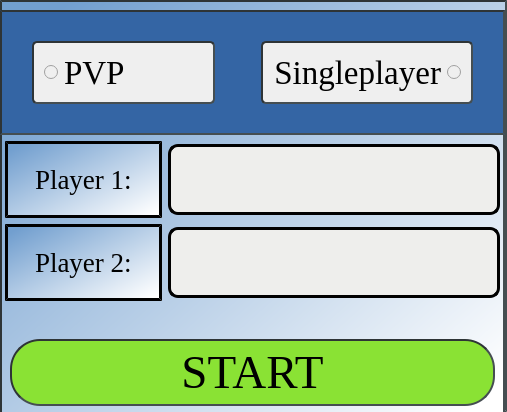
<?xml version="1.0" encoding="UTF-8"?>
<ui version="4.0">
 <class>Dialog</class>
 <widget class="QDialog" name="Dialog">
  <property name="geometry">
   <rect>
    <x>0</x>
    <y>0</y>
    <width>507</width>
    <height>412</height>
   </rect>
  </property>
  <property name="windowTitle">
   <string>Dialog</string>
  </property>
  <property name="styleSheet">
   <string notr="true">padding: 20px;
background-color:qlineargradient(spread:pad, x1:0.08, y1:0.063, x2:0.99, y2:0.903, stop:0 rgba(114, 159, 207, 255), stop:1 rgba(255, 255, 255, 255));
border-style:inset;
border-width: 2px;
border-color: rgb(46, 52, 54)</string>
  </property>
  <widget class="QWidget" name="verticalLayoutWidget">
   <property name="geometry">
    <rect>
     <x>0</x>
     <y>10</y>
     <width>505</width>
     <height>416</height>
    </rect>
   </property>
   <layout class="QVBoxLayout" name="vbBox" stretch="0,0,0,0,0">
    <property name="bottomMargin">
     <number>5</number>
    </property>
    <item>
     <widget class="QFrame" name="hbTop_2">
      <property name="styleSheet">
       <string notr="true">background-color: rgb(52, 101, 164);</string>
      </property>
      <layout class="QHBoxLayout" name="hbTop" stretch="2,0,0">
       <property name="leftMargin">
        <number>10</number>
       </property>
       <property name="rightMargin">
        <number>10</number>
       </property>
       <item>
        <widget class="QRadioButton" name="rbPVP">
         <property name="sizePolicy">
          <sizepolicy hsizetype="MinimumExpanding" vsizetype="Maximum">
           <horstretch>0</horstretch>
           <verstretch>0</verstretch>
          </sizepolicy>
         </property>
         <property name="palette">
          <palette>
           <active>
            <colorrole role="Button">
             <brush brushstyle="SolidPattern">
              <color alpha="255">
               <red>239</red>
               <green>239</green>
               <blue>239</blue>
              </color>
             </brush>
            </colorrole>
            <colorrole role="Base">
             <brush brushstyle="SolidPattern">
              <color alpha="255">
               <red>239</red>
               <green>239</green>
               <blue>239</blue>
              </color>
             </brush>
            </colorrole>
            <colorrole role="Window">
             <brush brushstyle="SolidPattern">
              <color alpha="255">
               <red>239</red>
               <green>239</green>
               <blue>239</blue>
              </color>
             </brush>
            </colorrole>
           </active>
           <inactive>
            <colorrole role="Button">
             <brush brushstyle="SolidPattern">
              <color alpha="255">
               <red>239</red>
               <green>239</green>
               <blue>239</blue>
              </color>
             </brush>
            </colorrole>
            <colorrole role="Base">
             <brush brushstyle="SolidPattern">
              <color alpha="255">
               <red>239</red>
               <green>239</green>
               <blue>239</blue>
              </color>
             </brush>
            </colorrole>
            <colorrole role="Window">
             <brush brushstyle="SolidPattern">
              <color alpha="255">
               <red>239</red>
               <green>239</green>
               <blue>239</blue>
              </color>
             </brush>
            </colorrole>
           </inactive>
           <disabled>
            <colorrole role="Button">
             <brush brushstyle="SolidPattern">
              <color alpha="255">
               <red>239</red>
               <green>239</green>
               <blue>239</blue>
              </color>
             </brush>
            </colorrole>
            <colorrole role="Base">
             <brush brushstyle="SolidPattern">
              <color alpha="255">
               <red>239</red>
               <green>239</green>
               <blue>239</blue>
              </color>
             </brush>
            </colorrole>
            <colorrole role="Window">
             <brush brushstyle="SolidPattern">
              <color alpha="255">
               <red>239</red>
               <green>239</green>
               <blue>239</blue>
              </color>
             </brush>
            </colorrole>
           </disabled>
          </palette>
         </property>
         <property name="font">
          <font>
           <family>Times New Roman</family>
           <pointsize>25</pointsize>
          </font>
         </property>
         <property name="styleSheet">
          <string notr="true">QRadioButton{
	background-color: rgb(239, 239, 239);
  	border-radius: 5px;
	padding: 10px;
}</string>
         </property>
         <property name="text">
          <string>PVP</string>
         </property>
        </widget>
       </item>
       <item>
        <spacer name="spTop">
         <property name="orientation">
          <enum>Qt::Horizontal</enum>
         </property>
         <property name="sizeType">
          <enum>QSizePolicy::Ignored</enum>
         </property>
         <property name="sizeHint" stdset="0">
          <size>
           <width>40</width>
           <height>20</height>
          </size>
         </property>
        </spacer>
       </item>
       <item>
        <widget class="QRadioButton" name="rbSinglePlayer">
         <property name="enabled">
          <bool>true</bool>
         </property>
         <property name="sizePolicy">
          <sizepolicy hsizetype="Preferred" vsizetype="Fixed">
           <horstretch>0</horstretch>
           <verstretch>0</verstretch>
          </sizepolicy>
         </property>
         <property name="palette">
          <palette>
           <active>
            <colorrole role="Button">
             <brush brushstyle="SolidPattern">
              <color alpha="255">
               <red>239</red>
               <green>239</green>
               <blue>239</blue>
              </color>
             </brush>
            </colorrole>
            <colorrole role="Base">
             <brush brushstyle="SolidPattern">
              <color alpha="255">
               <red>239</red>
               <green>239</green>
               <blue>239</blue>
              </color>
             </brush>
            </colorrole>
            <colorrole role="Window">
             <brush brushstyle="SolidPattern">
              <color alpha="255">
               <red>239</red>
               <green>239</green>
               <blue>239</blue>
              </color>
             </brush>
            </colorrole>
           </active>
           <inactive>
            <colorrole role="Button">
             <brush brushstyle="SolidPattern">
              <color alpha="255">
               <red>239</red>
               <green>239</green>
               <blue>239</blue>
              </color>
             </brush>
            </colorrole>
            <colorrole role="Base">
             <brush brushstyle="SolidPattern">
              <color alpha="255">
               <red>239</red>
               <green>239</green>
               <blue>239</blue>
              </color>
             </brush>
            </colorrole>
            <colorrole role="Window">
             <brush brushstyle="SolidPattern">
              <color alpha="255">
               <red>239</red>
               <green>239</green>
               <blue>239</blue>
              </color>
             </brush>
            </colorrole>
           </inactive>
           <disabled>
            <colorrole role="Button">
             <brush brushstyle="SolidPattern">
              <color alpha="255">
               <red>239</red>
               <green>239</green>
               <blue>239</blue>
              </color>
             </brush>
            </colorrole>
            <colorrole role="Base">
             <brush brushstyle="SolidPattern">
              <color alpha="255">
               <red>239</red>
               <green>239</green>
               <blue>239</blue>
              </color>
             </brush>
            </colorrole>
            <colorrole role="Window">
             <brush brushstyle="SolidPattern">
              <color alpha="255">
               <red>239</red>
               <green>239</green>
               <blue>239</blue>
              </color>
             </brush>
            </colorrole>
           </disabled>
          </palette>
         </property>
         <property name="font">
          <font>
           <family>Times New Roman</family>
           <pointsize>25</pointsize>
          </font>
         </property>
         <property name="layoutDirection">
          <enum>Qt::RightToLeft</enum>
         </property>
         <property name="styleSheet">
          <string notr="true">QRadioButton{
	background-color: rgb(239, 239, 239);
  	border-radius: 5px;
	padding: 10px;
}</string>
         </property>
         <property name="text">
          <string>Singleplayer</string>
         </property>
        </widget>
       </item>
      </layout>
     </widget>
    </item>
    <item>
     <layout class="QHBoxLayout" name="hbCenterTop">
      <property name="leftMargin">
       <number>5</number>
      </property>
      <property name="rightMargin">
       <number>5</number>
      </property>
      <item>
       <widget class="QLabel" name="lbPrvi">
        <property name="font">
         <font>
          <family>Times New Roman</family>
          <pointsize>20</pointsize>
         </font>
        </property>
        <property name="styleSheet">
         <string notr="true">border-style: inset;
border-color: rgb(0, 0, 0);
border-width: 3px;</string>
        </property>
        <property name="text">
         <string>Player 1:</string>
        </property>
       </widget>
      </item>
      <item>
       <widget class="QLineEdit" name="lnPrvi">
        <property name="font">
         <font>
          <family>Times New Roman</family>
          <pointsize>15</pointsize>
         </font>
        </property>
        <property name="styleSheet">
         <string notr="true">background-color: rgb(238, 238, 236);
border-radius: 10px;
border-style: inset;
border-width: 3px;
border-color: rgb(0, 0, 0);</string>
        </property>
       </widget>
      </item>
     </layout>
    </item>
    <item>
     <layout class="QHBoxLayout" name="hbCenterBottom">
      <property name="leftMargin">
       <number>5</number>
      </property>
      <property name="rightMargin">
       <number>5</number>
      </property>
      <item>
       <widget class="QLabel" name="lbDrugi">
        <property name="font">
         <font>
          <family>Times New Roman</family>
          <pointsize>20</pointsize>
         </font>
        </property>
        <property name="styleSheet">
         <string notr="true">border-style: inset;
border-color: rgb(0, 0, 0);
border-width: 3px;</string>
        </property>
        <property name="text">
         <string>Player 2:</string>
        </property>
       </widget>
      </item>
      <item>
       <widget class="QLineEdit" name="lnDrugi">
        <property name="font">
         <font>
          <family>Times New Roman</family>
          <pointsize>15</pointsize>
         </font>
        </property>
        <property name="styleSheet">
         <string notr="true">background-color: rgb(238, 238, 236);
border-radius: 10px;
border-style: inset;
border-width: 3px;
border-color: rgb(0, 0, 0);</string>
        </property>
       </widget>
      </item>
     </layout>
    </item>
    <item>
     <spacer name="verticalSpacer">
      <property name="orientation">
       <enum>Qt::Vertical</enum>
      </property>
      <property name="sizeType">
       <enum>QSizePolicy::Expanding</enum>
      </property>
      <property name="sizeHint" stdset="0">
       <size>
        <width>20</width>
        <height>40</height>
       </size>
      </property>
     </spacer>
    </item>
    <item>
     <layout class="QHBoxLayout" name="hbBottom">
      <property name="leftMargin">
       <number>10</number>
      </property>
      <property name="rightMargin">
       <number>10</number>
      </property>
      <property name="bottomMargin">
       <number>15</number>
      </property>
      <item>
       <widget class="QPushButton" name="btStart">
        <property name="font">
         <font>
          <family>Times New Roman</family>
          <pointsize>35</pointsize>
          <weight>50</weight>
          <italic>false</italic>
          <bold>false</bold>
         </font>
        </property>
        <property name="styleSheet">
         <string notr="true">QPushButton#btStart{
	background-color: rgb(138, 226, 52);
	border-radius: 30px;
	padding: 5px;
	font: 35pt &quot;Times New Roman&quot;;
}
QPushButton#btStart:pressed{
	 background-color: rgb(118, 200, 32);
    border-style: inset;
}</string>
        </property>
        <property name="text">
         <string>START</string>
        </property>
       </widget>
      </item>
     </layout>
    </item>
   </layout>
  </widget>
 </widget>
 <resources/>
 <connections/>
</ui>
